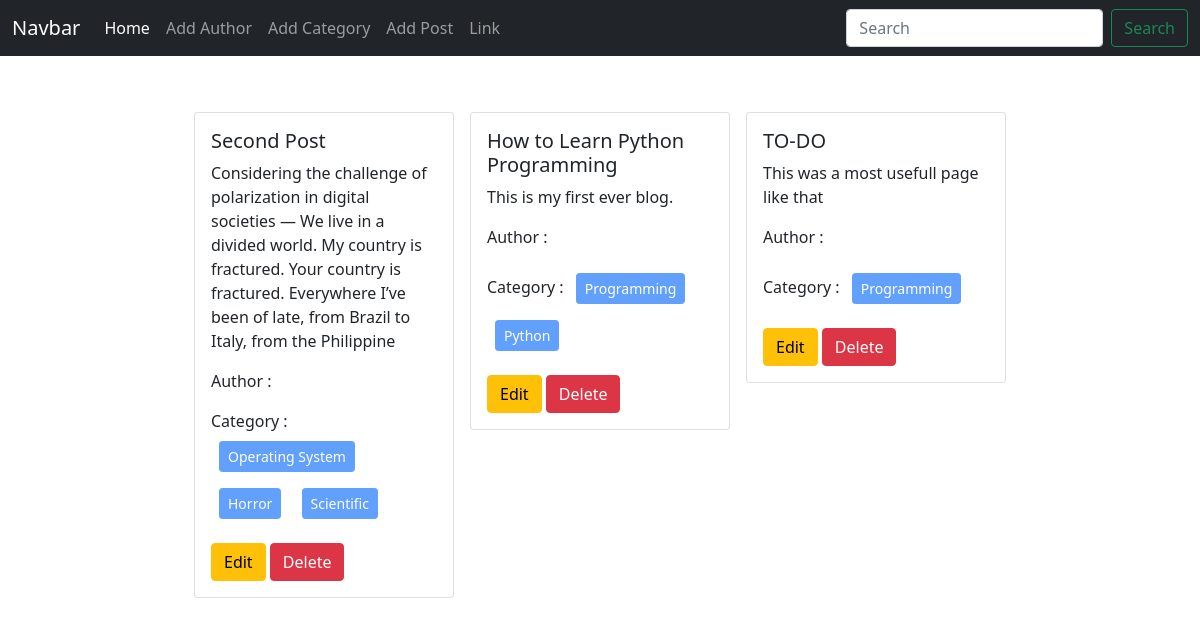
The page / on the database its author committed.
### posts/models.py (models this page shows, shortened)
class Post(models.Model):
    title = models.CharField(max_length=50)
    content = models.TextField()
    category = models.ManyToManyField(Category) # ekta post multiple categorir moddhe thakte pare abar ekta categorir moddhe multiple post thakte pare
    author = models.ForeignKey(User, on_delete=models.CASCADE)

### categories/models.py (models this page shows, shortened)
class Category(models.Model):
    name = models.CharField(max_length=100)

### blog_project/views.py (the view)
# urls.py: 2. Add a URL to urlpatterns:  path('', views.home, name='home')
def home(request):
    data = Post.objects.all()
    return render(request, 'home.html', {'data' : data})

### templates/home.html
{% extends 'base.html' %} {% block content %}
<div class="d-flex flex-wrap justify-content-center px-5 pt-5">
  {% for post in data %}
  <div class="col-sm-3">
    <div class="card m-2">
      <div class="card-body">
        <h5 class="card-title">{{post.title}}</h5>
        <p class="card-text">{{post.content}}</p>
        <p>Author : {{post.author.name}}</p>
        <p>
          Category : {% for cat in post.category.all %}
          <button class="btn btn-primary btn-sm m-2" disabled >{{cat.name}} </button>
          {% endfor %}
        </p>
        <a href="{% url 'edit_post' post.id %}" class="btn btn-warning">Edit</a>
        <a href="{% url 'delete_post' post.id %}" class="btn btn-danger">Delete</a>
      </div>
    </div>
  </div>
  {% endfor %}
</div>
{% endblock %}

### templates/base.html (shortened to what this page needs)
<!DOCTYPE html>
<html lang="en">
  <head>
    <link
      href="https://cdn.jsdelivr.net/npm/bootstrap@5.0.2/dist/css/bootstrap.min.css"
      rel="stylesheet"
    />
  </head>
  <body>
    <nav class="navbar navbar-expand-lg navbar-dark bg-dark">
      <div class="container-fluid">
        <a class="navbar-brand" href="#">Navbar</a>
        <div class="collapse navbar-collapse" id="navbarSupportedContent">
          <ul class="navbar-nav me-auto mb-2 mb-lg-0">
            <li class="nav-item">
              <a class="nav-link active" aria-current="page" href="{% url 'homepage' %}">Home</a>
            </li>
            <li class="nav-item">
              <a class="nav-link" href="{% url 'add_author' %}">Add Author</a>
            </li>
            <li class="nav-item">
              <a class="nav-link" href="{% url 'add_category' %}">Add Category</a>
            </li>
            <li class="nav-item">
              <a class="nav-link" href="{% url 'add_post' %}">Add Post</a>
            </li>
            <li class="nav-item">
              <a class="nav-link" href="#">Link</a>
            </li>
          </ul>
          <form class="d-flex">
            <input
              class="form-control me-2"
              type="search"
              placeholder="Search"
              aria-label="Search"
            />
            <button class="btn btn-outline-success" type="submit">
              Search
            </button>
          </form>
        </div>
      </div>
    </nav>
    {% block content %}
    {% endblock %}
  </body>
</html>

### rows shown on the page
Post: title "Second Post", content "Considering the challenge of polarization in digital societies — We live in a divided world. My country is fractured. Your country is fractured. Everywhere I’ve been of late, from Brazil to Italy, from the Philippine"
Category: name "Operating System"
Category: name "Horror"
Category: name "Scientific"
Post: title "How to Learn Python Programming", content "This is my first ever blog."
Category: name "Programming"
Category: name "Python"
Post: title "TO-DO", content "This was a most usefull page like that"
